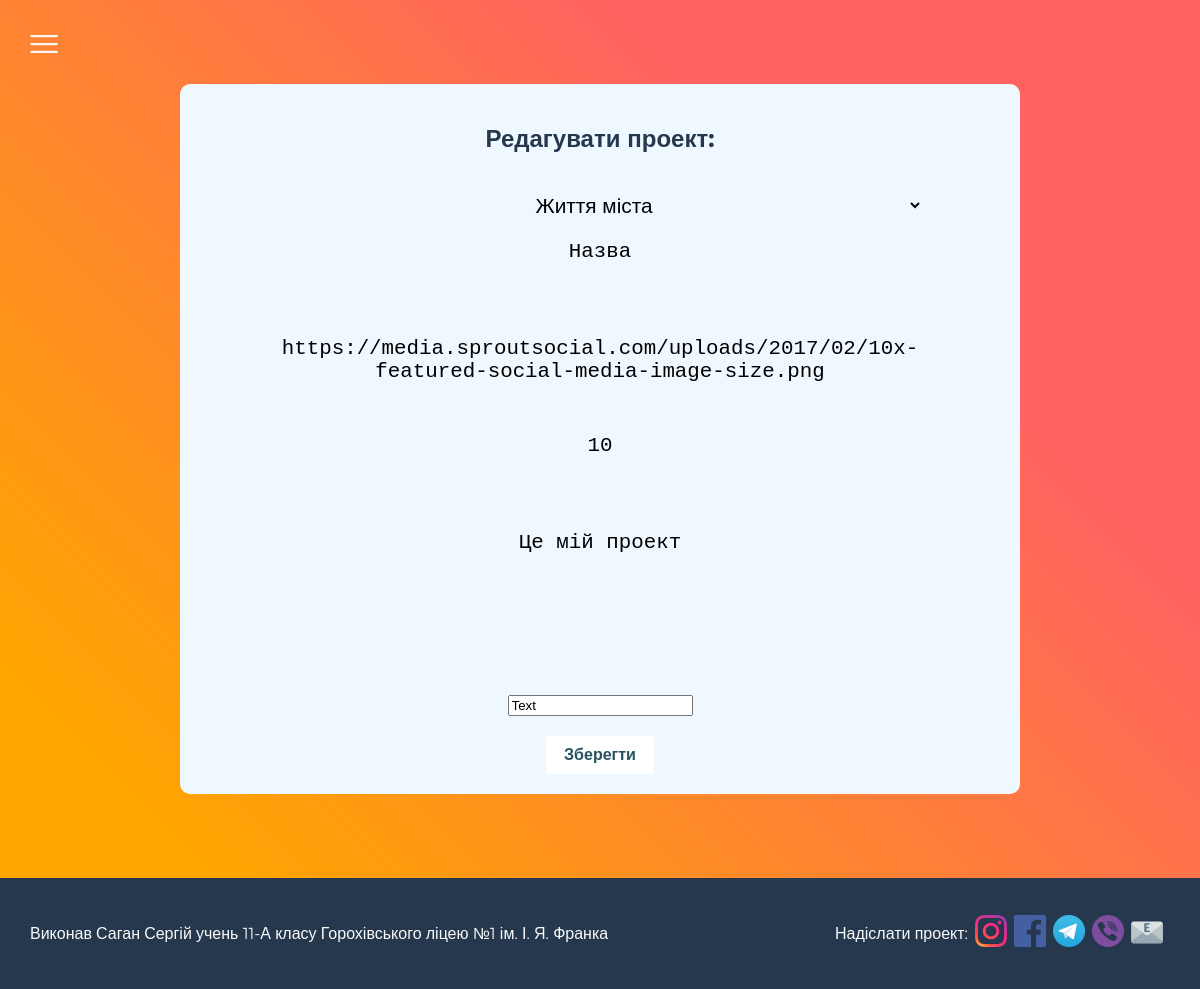
The page /edit_entry/2/ (signed in) on the database its author committed.
### ukraine_swu/models.py (models this page shows, shortened)
class Entry(models.Model):
    topic = models.ForeignKey(Topic, on_delete=models.CASCADE)
    header = models.CharField(max_length=100)
    text = models.TextField()
    budget = models.IntegerField()
    rich_text = RichTextField(default="Детально опишіть ваш проект")
    image = models.TextField()
    date_added = models.DateTimeField(auto_now_add=True)
    class Meta:
        verbose_name_plural = 'entries'

### ukraine_swu/views.py (the view)
# urls.py: path('edit_entry/<int:entry_id>/', views.edit_entry, name='edit_entry'),
@login_required
def edit_entry(request, entry_id):
    entry = Entry.objects.get(id=entry_id)
    topic = entry.topic
    topics = Topic.objects.order_by('date_added')
    if request.method != 'POST':
        form = EntryForm(instance=entry)
    else:
        form = EntryForm(instance=entry, data=request.POST)
        if form.is_valid():
            form.save()
            return redirect('ukraine_swu:topic', topic_id=topic.id)
    context = {'entry': entry, 'topic': topic, 'form': form, 'topics': topics}
    return render(request, 'ukraine_swu/edit_entry.html', context)

### ukraine_swu/forms.py
class EntryForm(forms.ModelForm):
    class Meta:
        model = Entry
        fields = ['topic', 'header', 'image', 'budget', 'text',  'rich_text']
        labels = {'topic':'Категорія проекту','header':'Назва проекту', 'image':'Посилання на головне фото проекту', 'budget': 'Бюджет проекту, грн', 'text': 'Короткий опис проекту (до 120 символів)',  'rich_text': 'Детальний опис проекту'}
        widgets = {'text': forms.Textarea(attrs={'cols': 120, 'rows': 6, 'placeholder':"Коротко опишіть ваш проект (до 120 символів)", 'style':'resize:none;'}),
                   'topic':forms.Select(attrs={'cols': 50}),
                   'header': forms.Textarea(attrs={'cols': 120, 'rows': 3, 'placeholder':"Впишіть назву проекту", 'style':'resize:none;'}),
                   'budget': forms.Textarea(attrs={'cols': 60, 'rows': 3, 'placeholder':"Впишіть очікувану вартість", 'style':'resize:none;'}),
                   'image': forms.Textarea(attrs={'cols': 120, 'rows': 3, 'placeholder':"Вставте посилання на ілюстрацію проекту", 'style':'resize:none;'}),
                   'rich_text': CKEditorWidget()
                   }

### ukraine_swu/models.py (called while the page is built)
    def __str__(self):
        return self.text

### ukraine_swu/templates/ukraine_swu/edit_entry.html (shortened to what this page needs)
{% extends "ukraine_swu/base.html" %}
{% block content %}
<section id="entry_page">
    <div id="edit-card">
      <div><h2>Редагувати проект:</h2></div>
      <form action="{% url 'ukraine_swu:edit_entry' entry.id %}" method='post'>
        <div id="form_elements">
          <div class="form-field">{{ form.topic }}</div>
          <div class="form-field">{{ form.header }}</div>
          <div class="form-field">{{ form.image }}</div>
          <div class="form-field">{{ form.budget }}</div>
          <div class="form-field">{{ form.text }}</div>
          <div class="form-field">{{ form.rich_text }}</div>
        </div>
        <button id="save-btn" name="submit">Зберегти</button>
      </form>
    </div>
</section>
{% endblock content %}

### ukraine_swu/static/ukraine_swu/styles.css (style rules this page uses)
* { box-sizing: border-box; }
html { width: 100%; margin: 0; padding: 0; height: 100%; scroll-behavior: smooth; font-family: "Montserrat", sans-serif; }
h1, h2 { color: #26384E; }
body { margin: 0; background: linear-gradient(45deg, #ffa600 14.7%, #ff6361 73%);background-attachment: fixed; background-size: cover; -webkit-animation: gradient 15s ease infinite; animation: gradient 15s ease infinite; display: flex; justify-content: center; align-items: center; flex-direction: column; width: 100%; }
button { border: 0; padding: 0; background: transparent; cursor: pointer; }
section { margin-top: 35px; }
#save-btn { border: none; outline: none; background: #fff; color: #275360; font-size: 1rem; font-weight: 600; padding: 10px 18px; border-radius: 3px; cursor: pointer; transition: 0.15s ease; }
#edit-card { margin-top: 10%; margin-bottom: 10%; padding: 20px; width: 70vw; border-radius: 10px; background-color: aliceblue; overflow: hidden; align-items: center; text-align: center; }
#form_elements { display: flex; flex-direction: column; padding: 20px; }
#id_topic, #id_header, #id_image, #id_budget, #id_text, .rich_text { border: hidden; border-radius: 7px; background-color: transparent; margin-bottom: 20px; width: 85%; text-align: center; font-size: 1.3rem; }

### rows shown on the page
Entry: topic "Життя міста", header "Назва", image "https://media.sproutsocial.com/uploads/2017/02/10x-featured-social-media-image-size.png", budget "10", text "Це мій проект", rich_text "Text"
